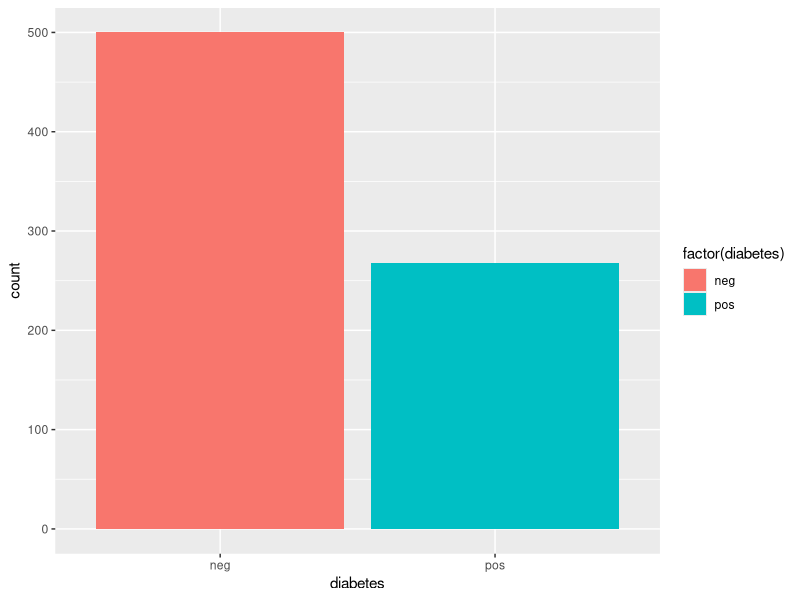

Write the R code that produced this figure.
#install.packages(c('caret', 'tidyverse', 'mlbench', 'e1071', 'ranger'))
library(caret)
library(tidyverse)
library(mlbench)
library(e1071)
library(ranger)

#loading and visualising data
data("PimaIndiansDiabetes")
df<-PimaIndiansDiabetes
str(df)
?PimaIndiansDiabetes
ggplot(df, aes(diabetes, fill=factor(diabetes))) +
geom_bar()

#adding a new variable binary
df$binary<-ifelse(df$diabetes == "neg", 0, 1)
str(df)

#creating training and test sets
rows<-createDataPartition(df$binary, times=1, p= .7, list=F)
train<-df[rows, -9] #removing diabetes column from both train and test set
test<-df[-rows, -9]

#create a model
control=trainControl(method="repeatedcv", number=2, repeats=2) #number parameter can be set to a higher value for more accurate results
model<-train(as.factor(binary)~., data=train, method="ranger", trControl=control)
model #Accuracy column defines the accuracy of the model

#predicting on test set
predict_train<-predict(model, train)
predict_test<-predict(model, test)

#building confusion matrix to compare results
confusionMatrix(predict_train, as.factor(train$binary))
confusionMatrix(predict_test, as.factor(test$binary))
